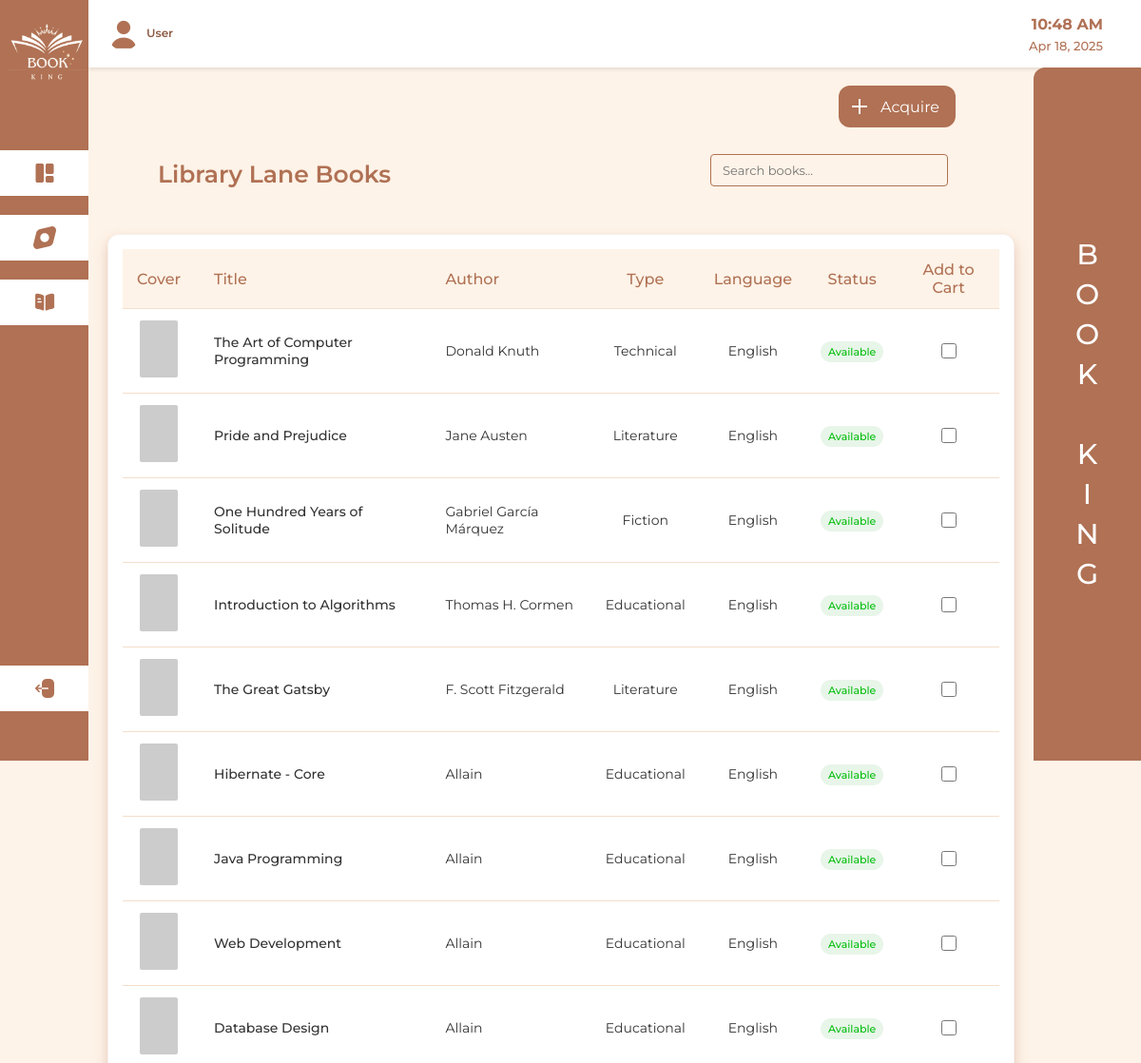
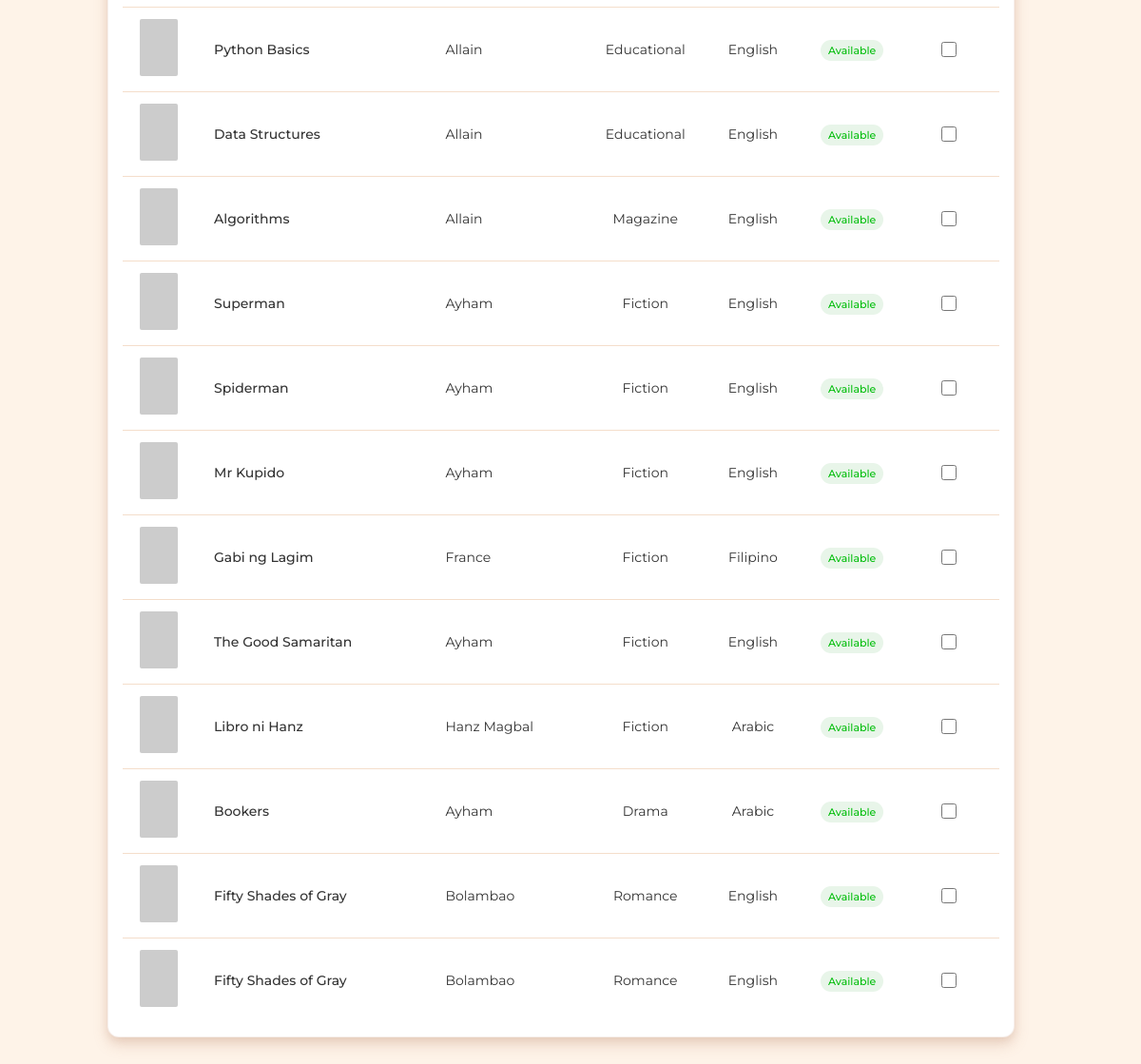
Screenshot of /user-borrow-books.php with the database file from the repository (2 pictures, top to bottom).
### tables this page shows
CREATE TABLE `books` (
  `book_id` int(11) NOT NULL,
  `title` varchar(255) NOT NULL,
  `author` varchar(100) NOT NULL,
  `language` varchar(50) NOT NULL,
  `type` varchar(50) NOT NULL,
  `created_at` timestamp NOT NULL DEFAULT current_timestamp(),
  `availability` varchar(20) DEFAULT 'Available',
  `cover_image_url` TEXT
);

### user-borrow-books.php (the view, shortened to what this page needs)
<?php
$pdo = require 'database/db_connection.php';
try {
    $stmt = $pdo->prepare("
        SELECT b.*,
            CASE
                WHEN EXISTS (
                    SELECT 1 FROM borrowed_books bb
                    WHERE bb.book_id = b.book_id
                    AND bb.return_date IS NULL
                ) THEN 'Unavailable'
                ELSE 'Available'
            END as availability
        FROM books b
        ORDER BY b.book_id
    ");
    $stmt->execute();
    $books = $stmt->fetchAll(PDO::FETCH_ASSOC);
} catch (PDOException $e) {
    die('Error fetching books: ' . $e->getMessage());
}
?>
<!DOCTYPE html>
<html lang="en">
<head>
    <link rel="stylesheet" href="assets/css/user-borrow-books.css?v=<?php echo time(); ?>">
</head>
<body>
    <div class="sidebar">
        <div class="logo-container">
            <img src="images/logo.png" alt="Book King Logo">
        </div>
        <div class="sidebar-item home" onclick="window.location.href='user-dashboard.php'">
            <img src="images/element-2 2.svg" alt="Home" class="icon-image">
        </div>
        <div class="sidebar-item list" onclick="window.location.href='user-return-books.php'">
            <img src="images/Vector.svg" alt="List" class="icon-image">
        </div>
        <div class="sidebar-item book" onclick="window.location.href='user-borrow-books.php'">
            <img src="images/book.png" alt="Book" class="icon-image">
        </div>
        <div class="sidebar-item logout" onclick="handleLogout()">
            <img src="images/logout 3.png" alt="Logout" class="icon-image">
        </div>
    </div>
    <div class="main-content">
        <div class="header">
            <div class="user-info">
                <div class="user-icon">
                    <?php
                    $profilePicture = isset($_SESSION['profile_picture']) && $_SESSION['profile_picture'] !== 'default.jpg'
                        ? 'uploads/profile_pictures/' . $_SESSION['profile_picture']
                        : 'images/user.png';
                    ?>
                    <img src="<?php echo htmlspecialchars($profilePicture); ?>" alt="User" class="profile-picture">
                </div>
                <div>
                    <div class="user-role">User</div>
                </div>
            </div>
            <div class="time">
                <div id="current-time" class="current-time"></div>
                <div id="current-date" class="current-date"></div>
            </div>
        </div>
        <div class="book-management-container">
            <div class="controls-header">
                <h1 class="page-title">Library Lane Books</h1>
                <div class="search-box">
                    <input type="text" class="search-input" id="searchInput" placeholder="Search books...">
                </div>
            </div>
            <div class="books-table">
                <table>
                    <thead>
                        <tr>
                            <th>Cover</th>
                            <th>Title</th>
                            <th>Author</th>
                            <th>Type</th>
                            <th>Language</th>
                            <th>Status</th>
                            <th>Add to Cart</th>
                        </tr>
                    </thead>
                    <tbody>
                        <?php foreach ($books as $book): ?>
                            <tr>
                                <td>
                                    <img src="<?= htmlspecialchars($book['cover_image_url'] ?? 'images/default-book-cover.jpg') ?>"
                                         alt="<?= htmlspecialchars($book['title']) ?>"
                                         class="book-cover">
                                </td>
                                <td class="book-title"><?= htmlspecialchars($book['title']) ?></td>
                                <td><?= htmlspecialchars($book['author']) ?></td>
                                <td><?= htmlspecialchars($book['type']) ?></td>
                                <td><?= htmlspecialchars($book['language']) ?></td>
                                <td>
                                    <span class="status-badge <?= $book['availability'] === 'Available' ? 'status-available' : 'status-borrowed' ?>">
                                        <?= htmlspecialchars($book['availability']) ?>
                                    </span>
                                </td>
                                <td>
                                    <div class="checkbox-wrapper">
                                        <input type="checkbox" class="book-checkbox"
                                            <?= $book['availability'] === 'Unavailable' ? 'disabled' : '' ?>
                                            data-book-id="<?= htmlspecialchars($book['book_id']) ?>"
                                            data-book-title="<?= htmlspecialchars($book['title']) ?>"
                                            data-book-type="<?= htmlspecialchars($book['type']) ?>"
                                            data-book-language="<?= htmlspecialchars($book['language']) ?>">
                                    </div>
                                </td>
                            </tr>
                        <?php endforeach; ?>
                    </tbody>
                </table>
            </div>
        </div>
        <button class="acquire-button" onclick="processSelectedBooks()">
            <div class="acquire-icon"></div>
            <span>Acquire</span>
        </button>
    </div>
    <div class="book-king-sidebar">
        <div>B</div>
        <div>O</div>
        <div>O</div>
        <div>K</div>
        <div>&nbsp;</div>
        <div>K</div>
        <div>I</div>
        <div>N</div>
        <div>G</div>
    </div>
</body>
</html>

### user-borrow-books.php (style rules this page uses)
* { margin: 0; padding: 0; box-sizing: border-box; font-family: 'Montserrat', sans-serif; scrollbar-width: none; -ms-overflow-style: none; }
body { width: 100%; min-height: 100vh; background: #FEF3E8; position: relative; overflow-x: hidden; scrollbar-width: none; -ms-overflow-style: none; }

### rows the page displays
books: title "The Art of Computer Programming", author "Donald Knuth", type "Technical", language "English", availability "Available"
books: title "Pride and Prejudice", author "Jane Austen", type "Literature", language "English", availability "Available"
books: title "One Hundred Years of Solitude", author "Gabriel García Márquez", type "Fiction", language "English", availability "Available"
books: title "Introduction to Algorithms", author "Thomas H. Cormen", type "Educational", language "English", availability "Available"
books: title "The Great Gatsby", author "F. Scott Fitzgerald", type "Literature", language "English", availability "Available"
books: title "Hibernate - Core", author "Allain", type "Educational", language "English", availability "Available"
books: title "Java Programming", author "Allain", type "Educational", language "English", availability "Available"
books: title "Web Development", author "Allain", type "Educational", language "English", availability "Available"
books: title "Database Design", author "Allain", type "Educational", language "English", availability "Available"
books: title "Python Basics", author "Allain", type "Educational", language "English", availability "Available"
books: title "Data Structures", author "Allain", type "Educational", language "English", availability "Available"
books: title "Algorithms", author "Allain", type "Magazine", language "English", availability "Available"
books: title "Superman", author "Ayham", type "Fiction", language "English", availability "Available"
books: title "Spiderman", author "Ayham", type "Fiction", language "English", availability "Available"
books: title "Mr Kupido", author "Ayham", type "Fiction", language "English", availability "Available"
books: title "Gabi ng Lagim", author "France", type "Fiction", language "Filipino", availability "Available"
books: title "The Good Samaritan", author "Ayham", type "Fiction", language "English", availability "Available"
books: title "Libro ni Hanz", author "Hanz Magbal", type "Fiction", language "Arabic", availability "Available"
books: title "Bookers", author "Ayham", type "Drama", language "Arabic", availability "Available"
books: title "Fifty Shades of Gray", author "Bolambao", type "Romance", language "English", availability "Available"
